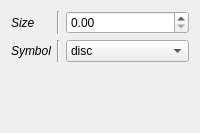
                        <widget class="QWidget" name="markers">
                         <layout class="QGridLayout" name="gridLayout_13">
                          <item row="2" column="2">
                           <spacer name="horizontalSpacer_9">
                            <property name="orientation">
                             <enum>Qt::Horizontal</enum>
                            </property>
                            <property name="sizeHint" stdset="0">
                             <size>
                              <width>40</width>
                              <height>20</height>
                             </size>
                            </property>
                           </spacer>
                          </item>
                          <item row="0" column="1">
                           <widget class="Line" name="line_17">
                            <property name="orientation">
                             <enum>Qt::Vertical</enum>
                            </property>
                           </widget>
                          </item>
                          <item row="0" column="0">
                           <widget class="QLabel" name="label_19">
                            <property name="font">
                             <font>
                              <italic>true</italic>
                             </font>
                            </property>
                            <property name="text">
                             <string>Size</string>
                            </property>
                           </widget>
                          </item>
                          <item row="3" column="0">
                           <spacer name="verticalSpacer_6">
                            <property name="orientation">
                             <enum>Qt::Vertical</enum>
                            </property>
                            <property name="sizeHint" stdset="0">
                             <size>
                              <width>20</width>
                              <height>40</height>
                             </size>
                            </property>
                           </spacer>
                          </item>
                          <item row="0" column="2">
                           <widget class="QDoubleSpinBox" name="_sig_size"/>
                          </item>
                          <item row="1" column="0">
                           <widget class="QLabel" name="label_27">
                            <property name="font">
                             <font>
                              <italic>true</italic>
                             </font>
                            </property>
                            <property name="text">
                             <string>Symbol</string>
                            </property>
                           </widget>
                          </item>
                          <item row="1" column="1">
                           <widget class="Line" name="line_19">
                            <property name="orientation">
                             <enum>Qt::Vertical</enum>
                            </property>
                           </widget>
                          </item>
                          <item row="1" column="2">
                           <widget class="QComboBox" name="_sig_symbol">
                            <item>
                             <property name="text">
                              <string>disc</string>
                             </property>
                            </item>
                            <item>
                             <property name="text">
                              <string>arrow</string>
                             </property>
                            </item>
                            <item>
                             <property name="text">
                              <string>ring</string>
                             </property>
                            </item>
                            <item>
                             <property name="text">
                              <string>clobber</string>
                             </property>
                            </item>
                            <item>
                             <property name="text">
                              <string>square</string>
                             </property>
                            </item>
                            <item>
                             <property name="text">
                              <string>diamond</string>
                             </property>
                            </item>
                            <item>
                             <property name="text">
                              <string>vbar</string>
                             </property>
                            </item>
                            <item>
                             <property name="text">
                              <string>hbar</string>
                             </property>
                            </item>
                            <item>
                             <property name="text">
                              <string>cross</string>
                             </property>
                            </item>
                            <item>
                             <property name="text">
                              <string>tailed_arrow</string>
                             </property>
                            </item>
                            <item>
                             <property name="text">
                              <string>x</string>
                             </property>
                            </item>
                            <item>
                             <property name="text">
                              <string>triangle_up</string>
                             </property>
                            </item>
                            <item>
                             <property name="text">
                              <string>triangle_down</string>
                             </property>
                            </item>
                            <item>
                             <property name="text">
                              <string>star</string>
                             </property>
                            </item>
                           </widget>
                          </item>
                         </layout>
                        </widget>
